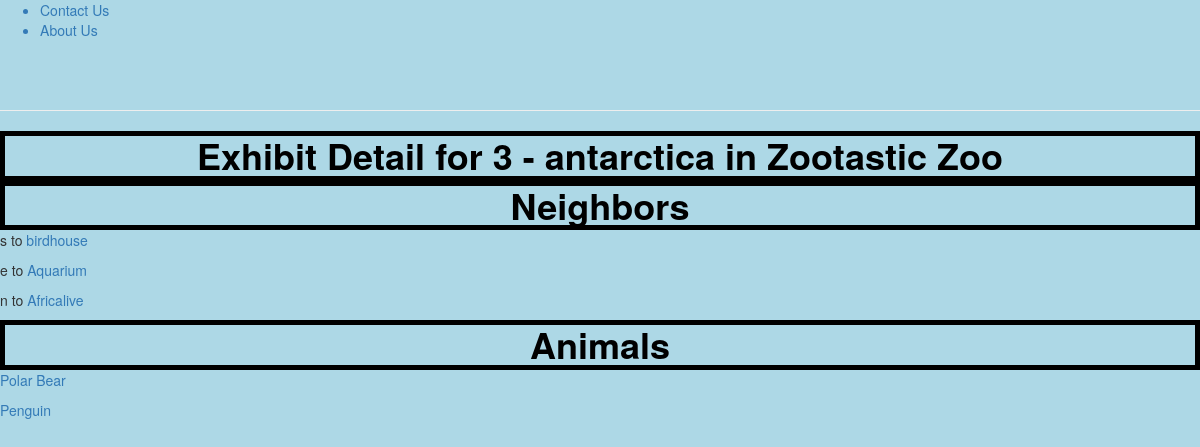
Page /zoo/exhibit/3 on the committed database.
### zoo/models.py (models this page shows, shortened)
class Exhibit(models.Model):
	name = models.CharField(max_length=200, help_text="Enter Exhbit Name")
	zoo = models.ForeignKey('Zoo', on_delete=models.SET_NULL, null=True)
	def get_absolute_url(self):
		return reverse('exhibitDetail', args=[str(self.id)])

class Zoo(models.Model):
	name = models.CharField(max_length=200, help_text="Enter Zoo Name")
	logoFileName = models.CharField(max_length=200, help_text="Enter logo file name", null=True)

class ExhibitNeighbor(models.Model):
	fromExhibit = models.ForeignKey('Exhibit', on_delete=models.SET_NULL, null=True, related_name='fromExhibit')
	toExhibit = models.ForeignKey('Exhibit', on_delete=models.SET_NULL, null=True, related_name='toExhibit')
	CARDINAL = (
	    ('n', 'North'),
	    ('s', 'South'),
	    ('w', 'West'),
	    ('e', 'East'),
	    ('nw', 'Northwest'),
	    ('ne', 'Northeast'),
	    ('sw', 'Southwest'),
	    ('se', 'Southeast')
	)
	direction = models.CharField(max_length=2, choices=CARDINAL, help_text="Enter Direction", null=True, blank=True)

class Animal(models.Model):
	name = models.CharField(max_length=200, help_text="Enter Animal Name")
	imageFileName = models.CharField(max_length=200, help_text="Enter logo file name", null=True)
	exhibit = models.ForeignKey('Exhibit', on_delete=models.SET_NULL, null=True)
	soundFileName = models.CharField(max_length=200, help_text="Enter sound file name", null=True, blank=True)
	tricksDescription = models.TextField(max_length=1000, help_text='Enter a description of the tricks')
	dietDescription = models.TextField(max_length=1000, help_text='Enter a description of the diet')
	def get_absolute_url(self):
		return reverse('animalDetail', args=[str(self.id)])

### zoo/views.py (the view)
# urls.py: path('exhibit/<int:pk>', views.ExhibitDetailView.as_view(), name='exhibitDetail'),
class ExhibitDetailView(generic.DetailView):
    model = Exhibit

### zoo/templates/zoo/exhibit_detail.html
{% extends "base_generic.html" %}
{% block content %}
<h1>Exhibit Detail for {{ exhibit.id }} - {{ exhibit.name }} in {{ exhibit.zoo.name }}</h1>
<h1>Neighbors</h1>
{% for neighbor in exhibit.fromExhibit.all %}
 <p>{{ neighbor.direction }} to <a href="{{neighbor.toExhibit.get_absolute_url}}">{{ neighbor.toExhibit.name }}</a></p>
{% endfor %}
<h1>Animals</h1>
{% for animal in exhibit.animal_set.all %}
 <p><a href="{{animal.get_absolute_url}}"> {{ animal.name }}</a></p>
{% endfor %}
{% endblock %}

### zoo/static/css/styles.css (style rules this page uses)
h1 { color:black; font-weight: bold; margin: auto; text-align: center; border-style: solid; border-width: 5px; }
body { background-color:#ADD8E6; }

### rows in the picture
Exhibit: id "3", name "antarctica", zoo.name "Zootastic Zoo"
ExhibitNeighbor: direction "s", toExhibit.name "birdhouse"
ExhibitNeighbor: direction "e", toExhibit.name "Aquarium"
ExhibitNeighbor: direction "n", toExhibit.name "Africalive"
Animal: name "Polar Bear"
Animal: name "Penguin"
